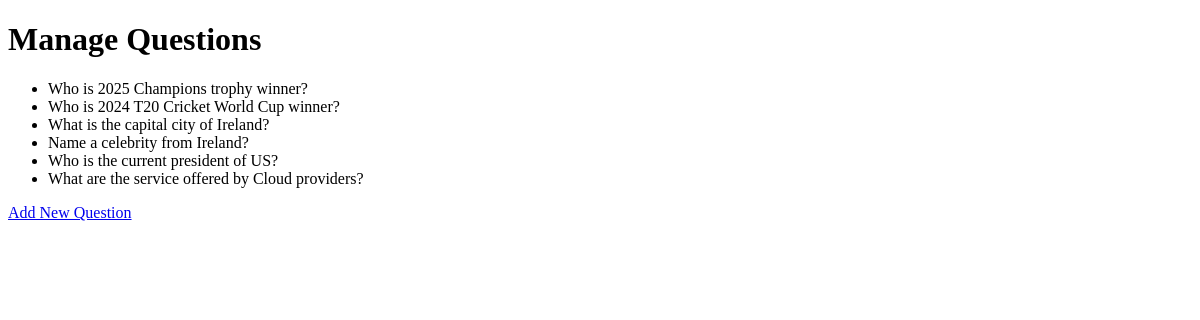
/admin_dashboard/ (signed in), run on an earlier commit of the app's database.
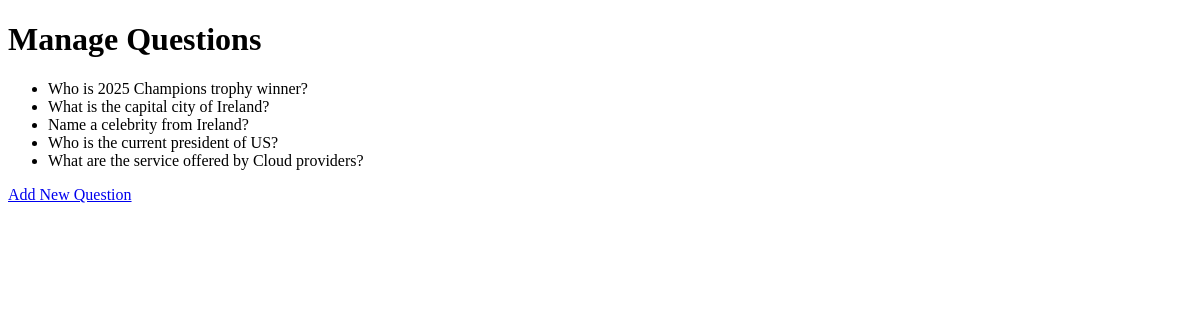
And on a later commit of the database.
### quiz/models.py (models this page shows, shortened)
class Question(models.Model):
    text = models.CharField(max_length=255)
    DIFFICULTY_CHOICES = (
        ('easy', 'Easy'),
        ('medium', 'Medium'),
        ('hard', 'Hard'),
    )
    difficulty = models.CharField(max_length=10, choices=DIFFICULTY_CHOICES, default='medium')
    created_at = models.DateTimeField(auto_now_add=True)
    updated_at = models.DateTimeField(auto_now=True)

### quiz/views.py (the view)
# urls.py: path('admin_dashboard/', admin_dashboard, name='admin_dashboard'),
@login_required
def admin_dashboard(request):
    if request.user.user_type != 'teacher':
        return render(request, '403.html')  # Forbidden for non-teachers
    questions = Question.objects.all()
    return render(request, 'quiz/admin_dashboard.html', {'questions': questions})

### quiz/templates/quiz/admin_dashboard.html (shortened to what this page needs)
<!DOCTYPE html>
<html lang="en">
<head>
</head>
<body>
    <h1>Manage Questions</h1>
    <ul>
        {% for question in questions %}
            <li>{{ question.text }}</li>
        {% endfor %}
    </ul>
    <a href="{% url 'create_question' %}">Add New Question</a>
</body>
</html>

What changed in the data, as far as the page shows it:
removed Question: text "Who is 2024 T20 Cricket World Cup winner?"
